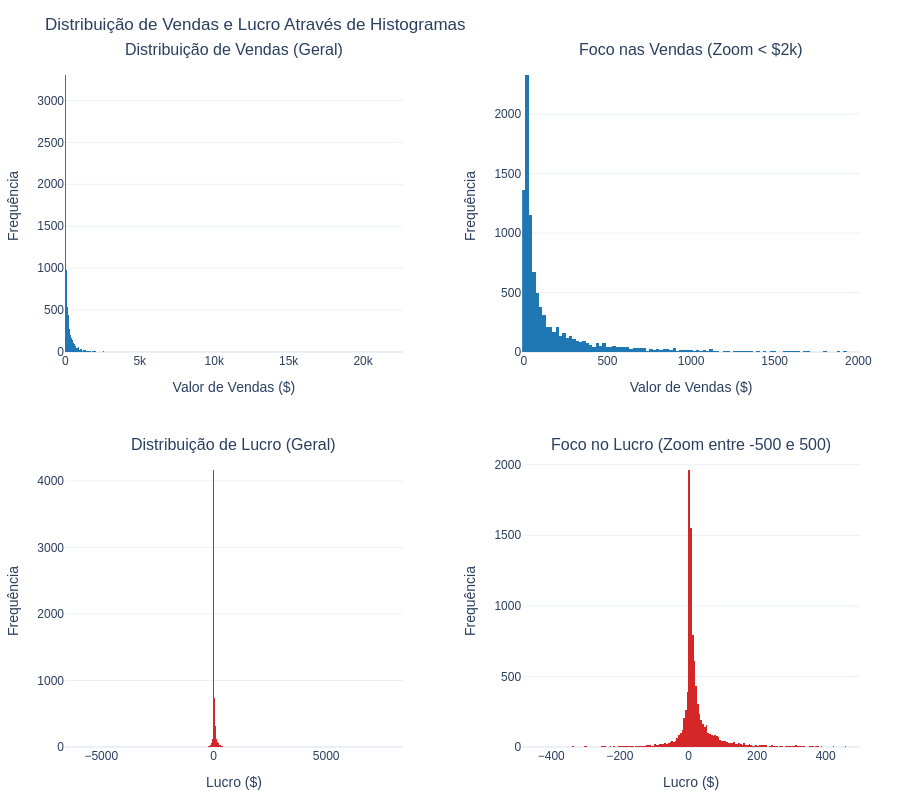

Source (notebook cell):
### Markdown cell above
## 📊 Análise 3: Confirmação Visual da Distribuição

Validando a assimetria e a presença de *outliers* identificadas na estatística descritiva. O foco aqui é confirmar o comportamento de "cauda longa" nas Vendas e a instabilidade nas margens de Lucro.

### Code cell
fig = make_subplots(
    rows=2, cols=2, 
    subplot_titles=('Distribuição de Vendas (Geral)', 'Foco nas Vendas (Zoom < $2k)', 
                    'Distribuição de Lucro (Geral)', 'Foco no Lucro (Zoom entre -500 e 500)'),
    horizontal_spacing=0.15, vertical_spacing=0.15
)

# Template Limpo
template = "plotly_white"

# Vendas Geral
fig.add_trace(go.Histogram(x=df['Sales'], name='Vendas Geral', marker_color='#1f77b4'), row=1, col=1)
# Vendas Zoom
fig.add_trace(go.Histogram(x=df[df['Sales'] < 2000]['Sales'], name='Vendas Zoom', marker_color='#1f77b4'), row=1, col=2)

# Lucro Geral
fig.add_trace(go.Histogram(x=df['Profit'], name='Lucro Geral', marker_color='#d62728'), row=2, col=1)
# Lucro Zoom
fig.add_trace(go.Histogram(x=df[(df['Profit'] > -500) & (df['Profit'] < 500)]['Profit'], name='Lucro Zoom', marker_color='#d62728'), row=2, col=2)

# Iterando sobre as linhas (rows) e colunas (cols) para adicionar os nomes dos eixos.
for row in [1, 2]:
    for col in [1, 2]:
        # Lógica para definir o título do eixo X dinamicamente
        # Linha 1 = Vendas, Linha 2 = Lucro
        x_title = "Valor de Vendas ($)" if row == 1 else "Lucro ($)"
        
        fig.update_xaxes(title_text=x_title, row=row, col=col)
        fig.update_yaxes(title_text="Frequência", row=row, col=col)
        
fig.update_layout(height=800, showlegend=False, template=template, title_text="Distribuição de Vendas e Lucro Através de Histogramas")

# Salvar
fig.write_image("images/analise_3_vendas_lucro_histograma.png", scale=2)
fig.show()

### Figure 1 — Plotly figure (JSON) as saved in the notebook; plotly's stock layout.template omitted (floating-point values rounded to 4 significant figures; data arrays with more than 128 entries replaced by an {"elided": "..."} marker saying what was removed)
{"data": [{"marker": {"color": "#1f77b4"}, "name": "Vendas Geral", "type": "histogram", "x": {"elided": "9994 float values"}, "xaxis": "x", "yaxis": "y"}, {"marker": {"color": "#1f77b4"}, "name": "Vendas Zoom", "type": "histogram", "x": {"elided": "9854 float values"}, "xaxis": "x2", "yaxis": "y2"}, {"marker": {"color": "#d62728"}, "name": "Lucro Geral", "type": "histogram", "x": {"elided": "9994 float values"}, "xaxis": "x3", "yaxis": "y3"}, {"marker": {"color": "#d62728"}, "name": "Lucro Zoom", "type": "histogram", "x": {"elided": "9827 float values"}, "xaxis": "x4", "yaxis": "y4"}], "layout": {"annotations": [{"font": {"size": 16}, "showarrow": false, "text": "Distribuição de Vendas (Geral)", "x": 0.2125, "xanchor": "center", "xref": "paper", "y": 1, "yanchor": "bottom", "yref": "paper"}, {"font": {"size": 16}, "showarrow": false, "text": "Foco nas Vendas (Zoom < $2k)", "x": 0.7875, "xanchor": "center", "xref": "paper", "y": 1, "yanchor": "bottom", "yref": "paper"}, {"font": {"size": 16}, "showarrow": false, "text": "Distribuição de Lucro (Geral)", "x": 0.2125, "xanchor": "center", "xref": "paper", "y": 0.425, "yanchor": "bottom", "yref": "paper"}, {"font": {"size": 16}, "showarrow": false, "text": "Foco no Lucro (Zoom entre -500 e 500)", "x": 0.7875, "xanchor": "center", "xref": "paper", "y": 0.425, "yanchor": "bottom", "yref": "paper"}], "height": 800, "showlegend": false, "title": {"text": "Distribuição de Vendas e Lucro Através de Histogramas"}, "xaxis": {"anchor": "y", "domain": [0, 0.425], "title": {"text": "Valor de Vendas ($)"}}, "xaxis2": {"anchor": "y2", "domain": [0.575, 1], "title": {"text": "Valor de Vendas ($)"}}, "xaxis3": {"anchor": "y3", "domain": [0, 0.425], "title": {"text": "Lucro ($)"}}, "xaxis4": {"anchor": "y4", "domain": [0.575, 1], "title": {"text": "Lucro ($)"}}, "yaxis": {"anchor": "x", "domain": [0.575, 1], "title": {"text": "Frequência"}}, "yaxis2": {"anchor": "x2", "domain": [0.575, 1], "title": {"text": "Frequência"}}, "yaxis3": {"anchor": "x3", "domain": [0, 0.425], "title": {"text": "Frequência"}}, "yaxis4": {"anchor": "x4", "domain": [0, 0.425], "title": {"text": "Frequência"}}}}
